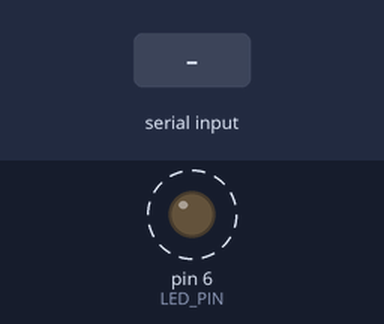
A sketch run on a simulated Arduino Uno, built with avr-gcc and run on an emulated ATmega328P. Shown: output pins drawn as LEDs (lit = HIGH). Dashed ring = blinking. The test bench sets the inputs (shaded band). What the sketch prints to the serial monitor is not drawn.

Above: at 2.2 s.
2.3 s: "90,45\n" received over Serial
5.3 s: "1\n" received over Serial
Timing chart, 0 to 14.3 s (numbered marks = the images above; inputs shaded):
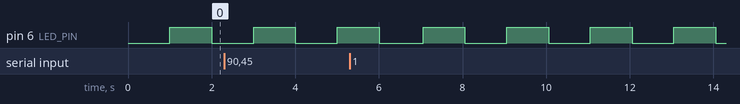

Measured:
- by itself, pin 6 (LED_PIN): alternates HIGH for 1.0 s and LOW for 1.0 s

The sketch:

sketch_sep28b.ino
```cpp
#define LED_PIN 6

#define lowestDelayTime 100
#define highestDelayTime 1000

#define dimLumonisty 13

void setup() {
  // put your setup code here, to run once:
  Serial.begin(115200);
  Serial.setTimeout(50);

  pinMode(LED_PIN, OUTPUT);

  delay(1000);
  printSelectionMenu();
}

//Default values
int delayTime = 1000;
int brightness = HIGH;

//Makes LED blink at a give time in ms
void blink(int time){
  digitalWrite(LED_PIN, HIGH);
  delay(time);
  digitalWrite(LED_PIN, LOW);
  delay(time);
}

//Selection Menu
void printSelectionMenu(){
  String menu[] = {"Change Delay", "Change Brightness"};

  int sizeOfMenu = sizeof(menu)/sizeof(menu[0]);

  Serial.println("===MENU===");
  for(int i = 0; i < sizeOfMenu; i++){
      int value = i+1;
      String temp = ". " + menu[i];
      String output = value + temp;

      Serial.println(output);
  }
}

//Delay Menu
void printDelayMenu(){
  char buffer[50];
  sprintf(buffer, "Enter a number from %d to %d", lowestDelayTime, highestDelayTime);
  Serial.println(buffer);
}


int getInput(){
  return Serial.parseInt();
}

bool validateDelayInput(int input){
  if(input >= lowestDelayTime && input <= highestDelayTime){
    return 1;
  } else {
    return 0;
  }
}


//Brightness Menu
// void printBrightnessMenu(){
//   int percents[6]  = {5, 10, 25, 50, 75, 100};

//   int percentSize = sizeof(percents)/percents[0];

//   Serial.println("Choose a percentage: ");

//   for(int i = 0; i < 6; i++){
//     int value = i+1;
//     String temp = String(percents[i]);


//     Serial.println(output);
//   }
// }

//Wait
void wait(){
  while(Serial.available() == 0){
        //Do nothing
  }
}

void loop() {

  if(Serial.available() > 0){
    int selectionInput = Serial.parseInt();

    if(selectionInput == 1){
      //Print menu
      printDelayMenu();

      //Wait for user input
      wait();

      //Caputure user input
      int userInput = getInput();

      //Check if input is valid
      if(validateDelayInput(userInput)){
        //if valid change delay time
        delayTime = userInput;
      } else {
        Serial.println("Invalid Option");
      }

    } else if (selectionInput == 2){
      //Can't get this to work.

      //print brightnessMenu always looks funny like something is in the buffer still

    } else {
      Serial.println("Invalid Menu Selection");
    }
    printSelectionMenu();
  }

  blink(delayTime);

}

    // int input = Serial.read();

    // if(input >= lowestDelayTime && input <= highestDelayTime){
    //   delayTime = input;
    //   Serial.print("Read: ");
    //   Serial.println(delayTime);

    //   Serial.print("Delay: ");
    //   Serial.println(delayTime);

    // } else if(input == "Dim"){
    //   Serial.print(input);
    //   Serial.println("Changing brightness to 5%");
    //   brightness = dimLumonisty;

    // } else if(input == "Full"){
    //   Serial.print(input);
    //   Serial.println("Changing brightness to 100%");
    //   brightness = 1;
    // }
```
